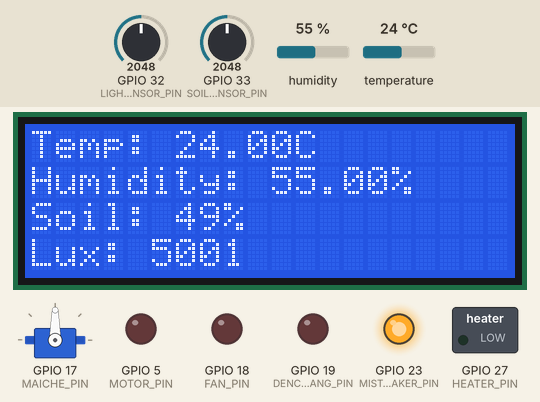
A program run on a simulated ESP32. On the bench: 20×4 character LCD, servo, switched loads named in the program (green lamp = pin HIGH), output pins drawn as LEDs (lit = HIGH). Inputs (shaded band) come from the test bench; at power-on: GPIO 33 (SOIL_SENSOR_PIN) = 2048, humidity 55 %, temperature 24 °C, GPIO 32 (LIGHT_SENSOR_PIN) = 2048. WiFi joins after 1.5 s; servers stay silent unless stated; no MQTT or app messages arrive unless stated; what the program prints to the serial monitor is not drawn.

Above: at 2.7 s.
2.8 s: GPIO 33 (SOIL_SENSOR_PIN) set to 2558
At 3.7 s:
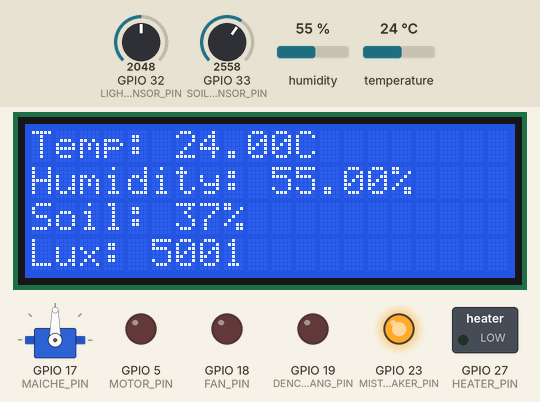
8.8 s: GPIO 33 (SOIL_SENSOR_PIN) set to 2684
At 9.2 s:
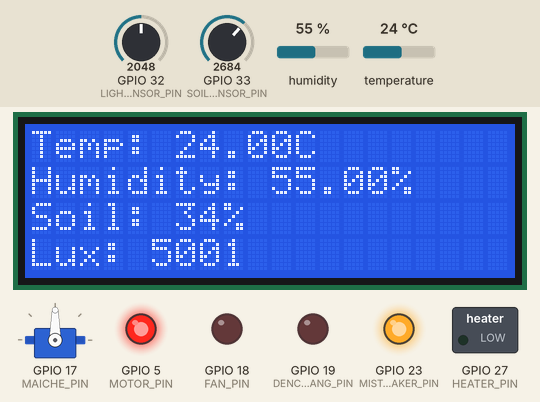
14.8 s: humidity set to 79 %
At 17.0 s:
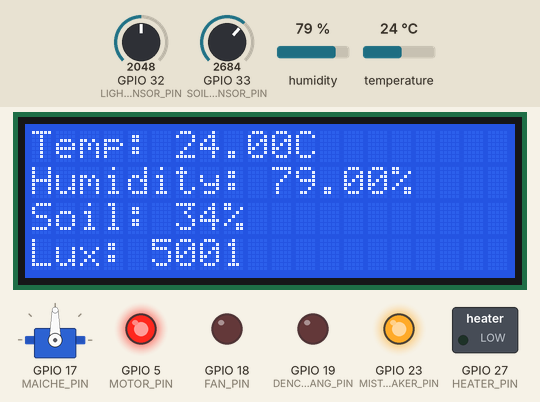
20.8 s: humidity set to 82 %
At 22.9 s:
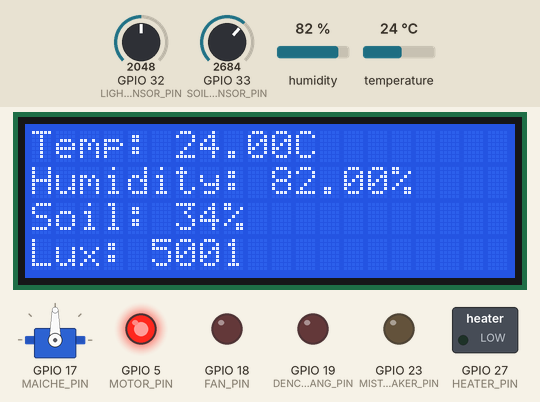
26.8 s: temperature set to 20.4 °C
At 28.8 s:
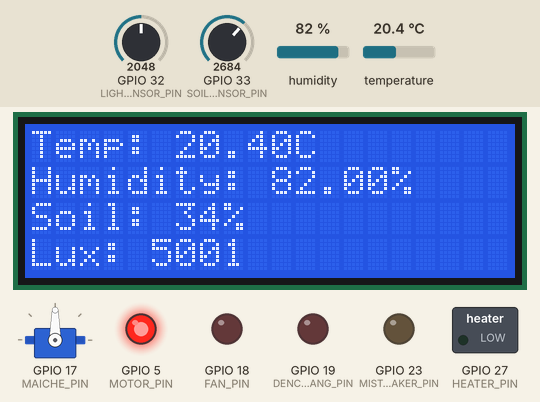
29.4 s: temperature set to 19.2 °C
At 31.1 s:
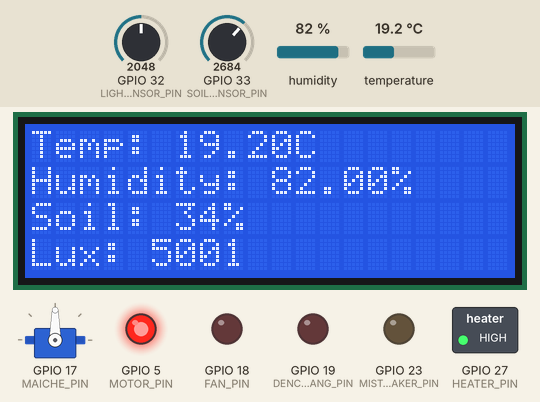
Timing chart, 0 to 32.6 s (numbered marks = the images above; inputs shaded):
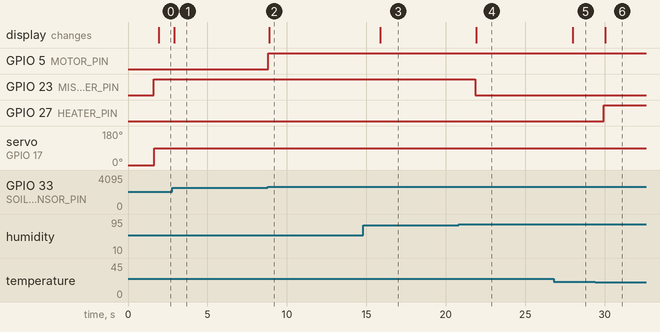

The program:

main.cpp
```cpp
#include <Wire.h>
#include <WiFi.h>
#include <PubSubClient.h>
#include <DHT.h>
#include <ArduinoJson.h>
#include <ESP32Servo.h>
#include <LiquidCrystal_I2C.h>

LiquidCrystal_I2C lcd(0x27, 20, 4);
#define DHTPIN 14
#define DHTTYPE DHT22

const char *WIFI_SSID = "Wokwi-GUEST";
const char *WIFI_PASSWORD = "";
const char *MQTT_SERVER = "broker.emqx.io";
const int MQTT_PORT = 1883;
const char *MQTT_TOPIC = "dht22";
const char *MQTT_TOPIC_LIGHT = "light_sensor";
const char *MQTT_TOPIC_LIGHT_MODULE_STATE = "light_module_state";
const char *MQTT_TOPIC_LIGHT_MODULE_CONTROL = "light_module_control";
const char *MQTT_TOPIC_SOILSENSOR = "soil_sensor_pt";
const char *MQTT_TOPIC_LIGHT_THRESHOLD = "light_threshold";
const char *MQTT_TOPIC_SOIL_THRESHOLD = "soil_threshold";
const char *MQTT_TOPIC_LIGHT_OVERTHRESHOLD = "light_over_threshold";

bool isControlled = false;
bool isWatering = false;
WiFiClient espClient;
PubSubClient client(espClient);
DHT dht(DHTPIN, DHTTYPE);
Servo servoMaiChe;

#define LIGHT_SENSOR_PIN 32
#define DENCHIEUSANG_PIN 19
#define MAICHE_PIN 17
#define SOIL_SENSOR_PIN 33
#define MOTOR_PIN 5

// Define pins for new devices
#define FAN_PIN 18
#define MIST_MAKER_PIN 23
#define HEATER_PIN 27

// Device states
bool isFanOn = false;
bool isMistMakerOn = false;
bool isHeaterOn = false;

// Thresholds for device control
const float FAN_ON_TEMP = 30.0;       // Turn on fan if temperature > 30°C
const float FAN_OFF_TEMP = 28.0;      // Turn off fan if temperature < 28°C
const float MIST_ON_HUMIDITY = 60.0;  // Turn on mist maker if humidity < 60%
const float MIST_OFF_HUMIDITY = 80.0; // Turn off mist maker if humidity > 80%
const float HEATER_ON_TEMP = 20.0;    // Turn on heater if temperature < 20°C
const float HEATER_OFF_TEMP = 22.0;   // Turn off heater if temperature > 22°C

int WATERING_THRESHOLD = 35;      // Default for chili
int STOP_WATERING_THRESHOLD = 60; // Default for chili
String plantType = "ot";          // Default chili

unsigned long lastMillis10s = 0;
int lastSoilMoisturePercent = -1;
int lastBulb_state = -1;
int lastRoof_state = -1;
String mode_L = "auto";
int bulb_state = -1;
int roof_state = -1;
int last_bulb_state = -1;
int last_roof_state = -1;
int light_threshold = 4000;

void sendLightModuleStateIfChanged()
{
  if (last_bulb_state != bulb_state || last_roof_state != roof_state)
  {
    last_bulb_state = bulb_state;
    last_roof_state = roof_state;
    DynamicJsonDocument doc(128);
    doc["bulb_state"] = bulb_state;
    doc["roof_state"] = roof_state;
    char buffer[128];
    serializeJson(doc, buffer);
    client.publish(MQTT_TOPIC_LIGHT_MODULE_STATE, buffer);
  }
}

void controlFan(bool state)
{
  digitalWrite(FAN_PIN, state ? HIGH : LOW);
  isFanOn = state;
  Serial.print("Quạt: ");
  Serial.println(state ? "BẬT" : "TẮT");

  // Send fan state via MQTT
  DynamicJsonDocument fanDoc(128);
  fanDoc["fanState"] = String(state);
  char fanBuffer[128];
  serializeJson(fanDoc, fanBuffer);
  client.publish("fan_state_pt", fanBuffer);
}

void controlMistMaker(bool state)
{
  digitalWrite(MIST_MAKER_PIN, state ? HIGH : LOW);
  isMistMakerOn = state;
  Serial.print("Phun sương: ");
  Serial.println(state ? "BẬT" : "TẮT");

  // Send mist maker state via MQTT
  DynamicJsonDocument mistDoc(128);
  mistDoc["mistMakerState"] = String(state);
  char mistBuffer[128];
  serializeJson(mistDoc, mistBuffer);
  client.publish("mist_maker_state_pt", mistBuffer);
}

void controlHeater(bool state)
{
  digitalWrite(HEATER_PIN, state ? HIGH : LOW);
  isHeaterOn = state;
  Serial.print("Máy sưởi: ");
  Serial.println(state ? "BẬT" : "TẮT");

  // Send heater state via MQTT
  DynamicJsonDocument heaterDoc(128);
  heaterDoc["heaterState"] = String(state);
  char heaterBuffer[128];
  serializeJson(heaterDoc, heaterBuffer);
  client.publish("heater_state_pt", heaterBuffer);
}

void WIFIConnect()
{
  Serial.println("Kết nối WiFi...");
  WiFi.begin(WIFI_SSID, WIFI_PASSWORD);
  while (WiFi.status() != WL_CONNECTED)
  {
    delay(500);
    Serial.print(".");
  }
  Serial.println("\nWiFi đã kết nối!");
  Serial.print("Địa chỉ IP: ");
  Serial.println(WiFi.localIP());
}

void MQTT_Reconnect()
{
  while (!client.connected())
  {
    Serial.print("Đang kết nối MQTT...");
    if (client.connect("hehehehhe"))
    {
      Serial.println("Đã kết nối MQTT!");
      client.subscribe(MQTT_TOPIC);
      client.subscribe(MQTT_TOPIC_LIGHT_MODULE_CONTROL);
      client.subscribe(MQTT_TOPIC_LIGHT_THRESHOLD);
      client.subscribe(MQTT_TOPIC_SOIL_THRESHOLD);
    }
    else
    {
      Serial.print("Thất bại, rc=");
      Serial.print(client.state());
      Serial.println(" thử lại sau 5 giây...");
      delay(5000);
    }
  }
}

bool millis10s()
{
  if (millis() - lastMillis10s >= 10000)
  {
    lastMillis10s = millis();
    return true;
  }
  return false;
}

void callback(char *topic, byte *payload, unsigned int length)
{
  payload[length] = '\0'; // Null-terminate the payload
  String message = String((char *)payload);

  // Parse JSON message
  DynamicJsonDocument doc(128);
  DeserializationError error = deserializeJson(doc, message);
  if (error)
  {
    Serial.print("JSON parse error: ");
    Serial.println(error.c_str());
    return;
  }

  // Handle light module control
  if (String(topic) == "light_module_control")
  {
    String action = doc["action"].as<String>();
    mode_L = doc["mode"].as<String>();

    if (action == "turn_on_light")
    {
      digitalWrite(DENCHIEUSANG_PIN, HIGH);
      bulb_state = 1;
      sendLightModuleStateIfChanged();
    }
    else if (action == "turn_off_light")
    {
      digitalWrite(DENCHIEUSANG_PIN, LOW);
      bulb_state = 0;
      sendLightModuleStateIfChanged();
    }
    else if (action == "open_roof")
    {
      servoMaiChe.write(0);
      roof_state = 1;
      sendLightModuleStateIfChanged();
    }
    else if (action == "close_roof")
    {
      servoMaiChe.write(90);
      roof_state = 0;
      sendLightModuleStateIfChanged();
    }
    Serial.println("Mode: " + mode_L);
  }
  // Handle light threshold
  else if (String(topic) == "light_threshold")
  {
    light_threshold = message.toInt();
    Serial.print("Light threshold: ");
    Serial.println(light_threshold);
  }
  // Handle soil threshold
  else if (String(topic) == "soil_threshold")
  {
    plantType = doc["plantType"].as<String>();
    WATERING_THRESHOLD = doc["wateringThreshold"];
    STOP_WATERING_THRESHOLD = doc["stopWateringThreshold"];
    Serial.println("Updated thresholds: Plant=" + plantType + ", Watering=" + String(WATERING_THRESHOLD) + "%, Stop=" + String(STOP_WATERING_THRESHOLD) + "%");
  }
}

void setup()
{
  lcd.init();
  lcd.backlight();
  lcd.setCursor(0, 0);
  Serial.begin(115200);
  dht.begin();
  WIFIConnect();
  client.setServer(MQTT_SERVER, MQTT_PORT);
  pinMode(DENCHIEUSANG_PIN, OUTPUT);
  pinMode(MOTOR_PIN, OUTPUT);
  pinMode(FAN_PIN, OUTPUT);
  pinMode(MIST_MAKER_PIN, OUTPUT);
  pinMode(HEATER_PIN, OUTPUT);
  servoMaiChe.attach(MAICHE_PIN);
  servoMaiChe.write(0);
  client.setCallback(callback);
}

void loop()
{
  if (!client.connected())
  {
    MQTT_Reconnect();
  }
  client.loop();

  // Read DHT22 sensor
  float h = dht.readHumidity();
  float t = dht.readTemperature();

  if (isnan(h) || isnan(t))
  {
    Serial.println("Không thể đọc dữ liệu từ cảm biến DHT!");
    return;
  }

  // Control devices based on sensor data
  // Fan control
  if (t > FAN_ON_TEMP && !isFanOn)
  {
    controlFan(true);
  }
  else if (t < FAN_OFF_TEMP && isFanOn)
  {
    controlFan(false);
  }

  // Mist maker control
  if (h < MIST_ON_HUMIDITY && !isMistMakerOn)
  {
    controlMistMaker(true);
  }
  else if (h > MIST_OFF_HUMIDITY && isMistMakerOn)
  {
    controlMistMaker(false);
  }

  // Heater control
  if (t < HEATER_ON_TEMP && !isHeaterOn)
  {
    controlHeater(true);
  }
  else if (t > HEATER_OFF_TEMP && isHeaterOn)
  {
    controlHeater(false);
  }

  // Publish DHT data
  DynamicJsonDocument dhtDoc(200);
  dhtDoc["temperature"] = t;
  dhtDoc["humidity"] = h;
  char dhtBuffer[200];
  serializeJson(dhtDoc, dhtBuffer);

  // Read soil moisture
  int soilMoisture = analogRead(SOIL_SENSOR_PIN);
  int soilMoisturePercentNow = map(soilMoisture, 4095, 0, 0, 100);

  // Control water pump based on soil moisture
  if (!isControlled)
  {
    if (soilMoisturePercentNow <= WATERING_THRESHOLD && !isWatering)
    {
      isWatering = true;
      digitalWrite(MOTOR_PIN, HIGH);
    }
    else if (soilMoisturePercentNow >= STOP_WATERING_THRESHOLD && isWatering)
    {
      isWatering = false;
      digitalWrite(MOTOR_PIN, LOW);
    }
  }

  // Publish soil moisture data if changed
  if (soilMoisturePercentNow != lastSoilMoisturePercent)
  {
    DynamicJsonDocument soilDoc(256);
    soilDoc["lastSoilMoisturePercent"] = lastSoilMoisturePercent;
    soilDoc["soilMoisturePercentNow"] = soilMoisturePercentNow;
    soilDoc["isWatering"] = isWatering;
    soilDoc["isControlled"] = isControlled;
    soilDoc["wateringThreshold"] = WATERING_THRESHOLD;
    soilDoc["stopWateringThreshold"] = STOP_WATERING_THRESHOLD;
    soilDoc["plantType"] = plantType;
    char soilBuffer[256];
    serializeJson(soilDoc, soilBuffer);
    client.publish(MQTT_TOPIC_SOILSENSOR, soilBuffer, true);
    lastSoilMoisturePercent = soilMoisturePercentNow;
  }

  // Light sensor handling
  int lux = 1 + (analogRead(LIGHT_SENSOR_PIN) / 4095.0) * (10000 - 1);
  if (mode_L == "auto")
  {

    if (lux > light_threshold)
    {
      digitalWrite(DENCHIEUSANG_PIN, 0);
      servoMaiChe.write(90);
      bulb_state = 0;
      roof_state = 0;
    }
    else
    {
      digitalWrite(DENCHIEUSANG_PIN, 1);
      servoMaiChe.write(0);
      bulb_state = 1;
      roof_state = 1;
    }
  }
    sendLightModuleStateIfChanged();
   if(lux > light_threshold )
   {
      JsonDocument light_overthreshold;
      light_overthreshold["sensor_type"] = "bh1750";
      light_overthreshold["value"] = lux;
      light_overthreshold["message"] = "Vượt ngưỡng ánh sáng " + String(light_threshold);
      char lightBuffer[128];
      serializeJson(light_overthreshold, lightBuffer);
      client.publish(MQTT_TOPIC_LIGHT_OVERTHRESHOLD, lightBuffer, true);
   }


  DynamicJsonDocument lightDoc(128);
  lightDoc["light"] = lux;
  char lightBuffer[128];
  serializeJson(lightDoc, lightBuffer);

  // Update LCD
  lcd.setCursor(0, 0);
  lcd.print("Temp: ");
  lcd.print(t);
  lcd.print("C");
  lcd.print("        ");
  lcd.setCursor(0, 1);
  lcd.print("Humidity: ");
  lcd.print(h);
  lcd.print("%");
  lcd.print("        ");
  lcd.setCursor(0, 2);
  lcd.print("Soil: ");
  lcd.print(soilMoisturePercentNow);
  lcd.print("%");
  lcd.print("        ");
  lcd.setCursor(0, 3);
  lcd.print("Lux: ");
  lcd.print(lux);
  lcd.print("        ");

  // Publish data every 10 seconds
  if (millis10s())
  {
    client.publish(MQTT_TOPIC_LIGHT, lightBuffer, true);
    client.publish(MQTT_TOPIC, dhtBuffer, true);
    char thresholdBuffer[16];
    snprintf(thresholdBuffer, sizeof(thresholdBuffer), "%d", light_threshold);
    client.publish(MQTT_TOPIC_LIGHT_THRESHOLD, thresholdBuffer, true);
  }
}
```

Measured:
- the behaviour switches between 2620 and 2621 on GPIO 33 (SOIL_SENSOR_PIN) (found by bisection; images 1 and 2)
- the behaviour switches between 80 and 81 % on humidity (found by bisection; images 3 and 4)
- the behaviour switches between 20 and 19.9 °C on temperature (found by bisection; images 5 and 6)
- after the input at 2.8 s, the display: changes after 0.10 s (image 1)
- after the input at 8.8 s, GPIO 5 (MOTOR_PIN): LOW → HIGH at once; the display: changes after 0.09 s (image 2)
- after the input at 14.8 s, the display: changes after 1.1 s (image 3)
- after the input at 20.8 s, GPIO 23 (MIST_MAKER_PIN): HIGH → LOW after 1.1 s; the display: changes after 1.1 s (image 4)
- after the input at 26.8 s, the display: changes after 1.2 s (image 5)
- after the input at 29.4 s, GPIO 27 (HEATER_PIN): LOW → HIGH after 0.55 s; the display: changes after 0.62 s (image 6)
